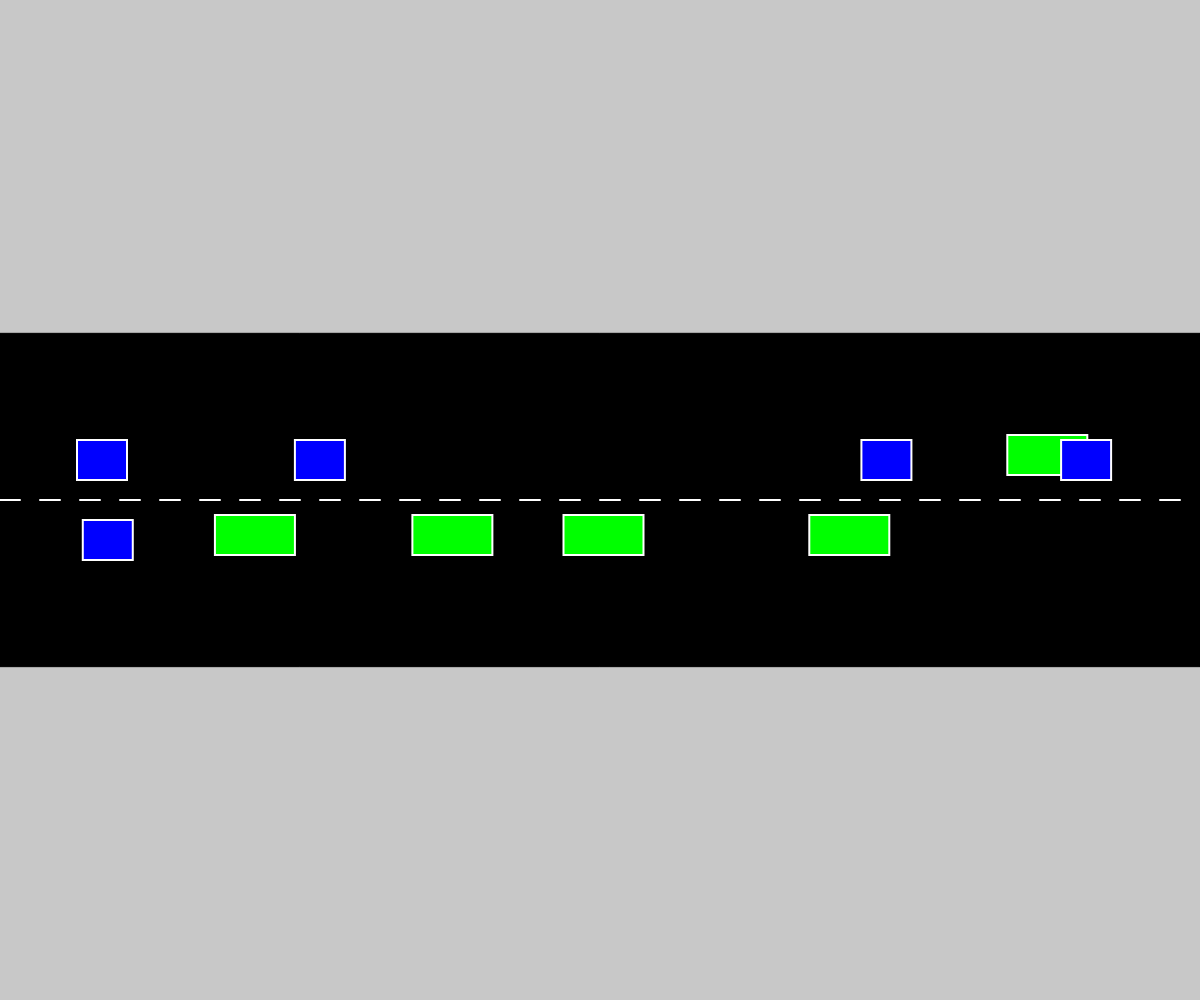
Frame 1 (no input)
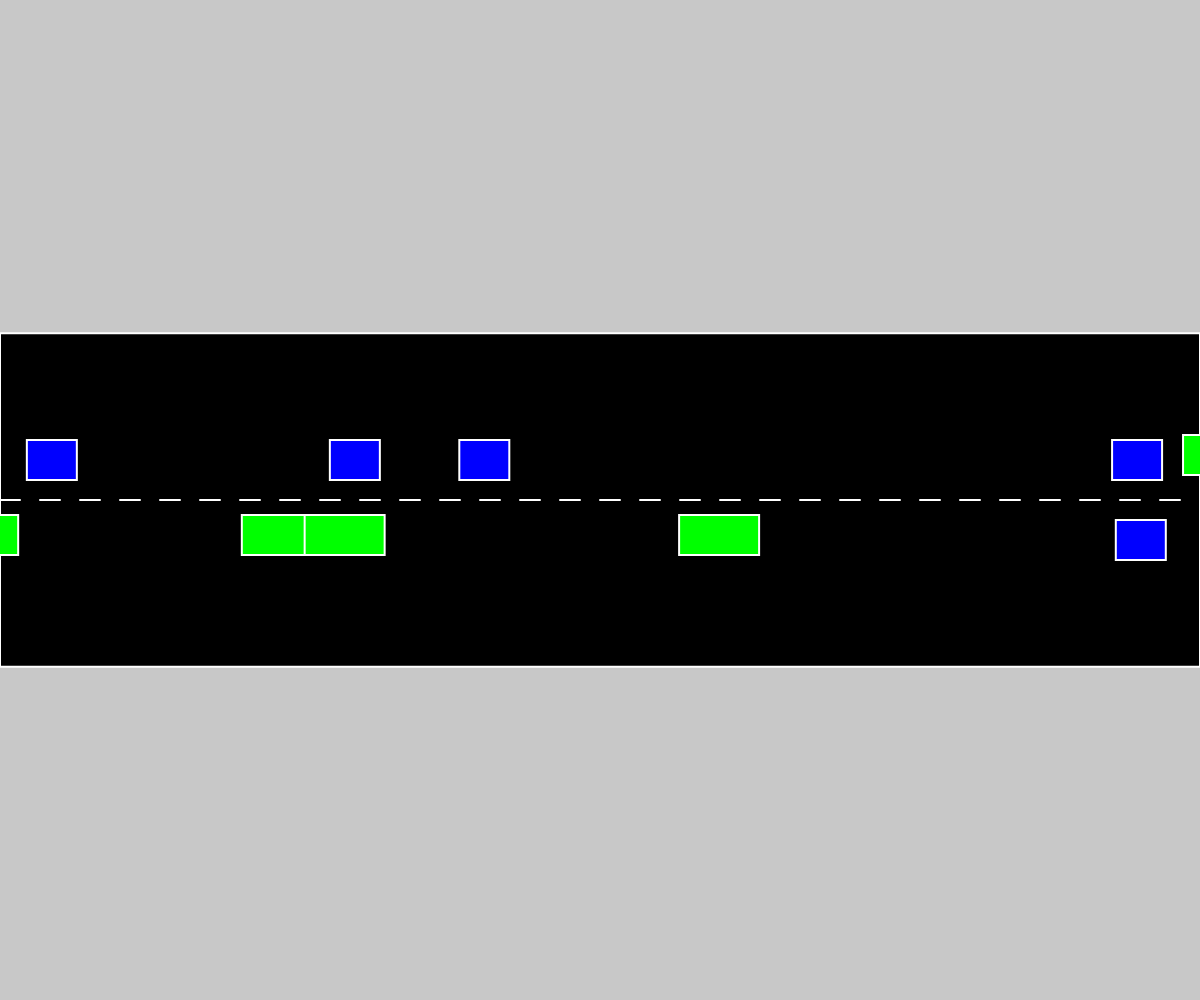
Frame 60 (no input)
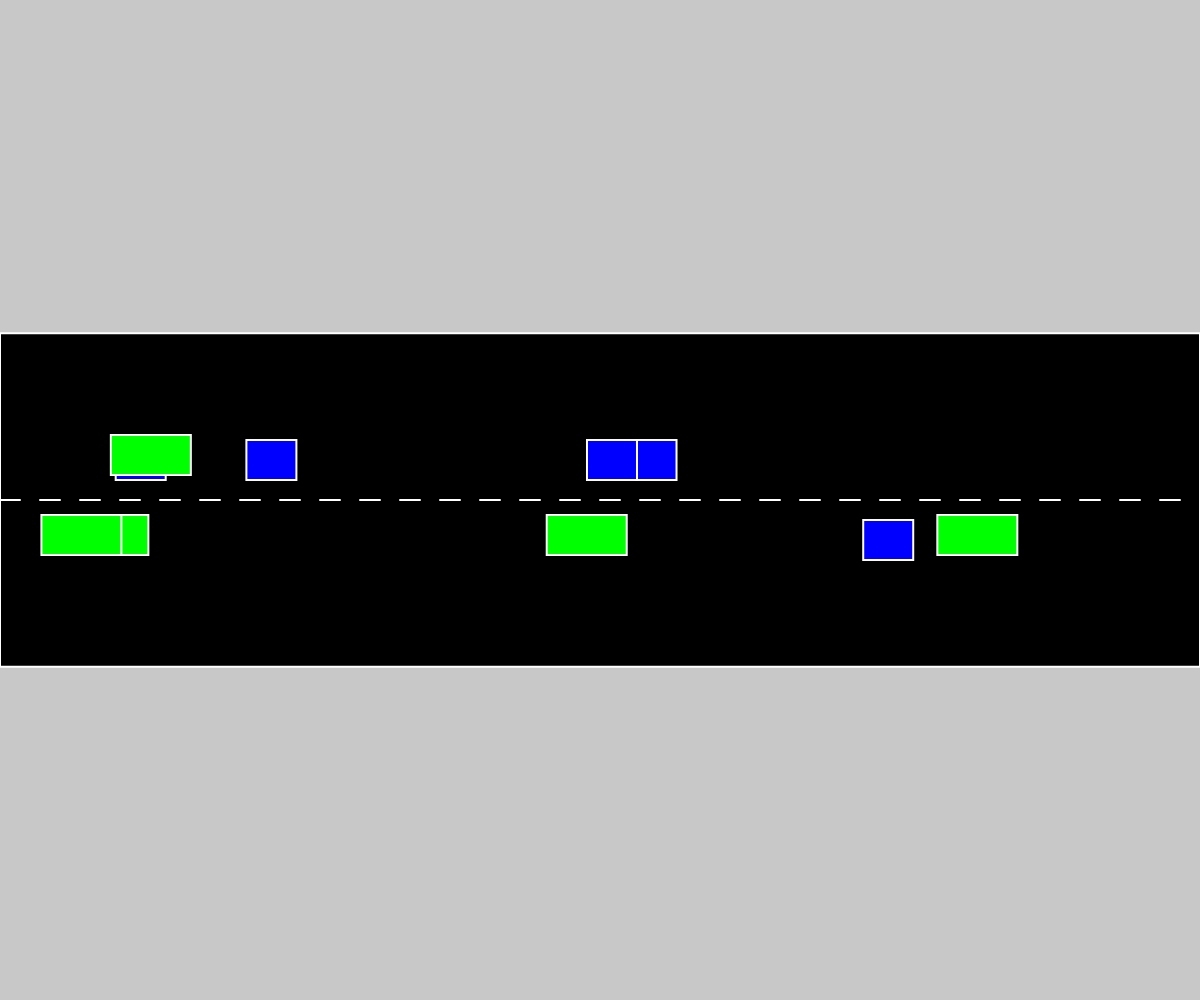
Frame 120 (the mouse pressed at the canvas centre since frame 60)

The p5.js sketch that drew these frames (run headless with seeded random() and noise() and a simulated clock; from frame 60 on, the mouse is pressed at the canvas centre):

// p5.js sketch
// ── sketch.js
// Project Title
// Your Name
// Date
//
// Extra for Experts:
// - describe what you did to take this project "above and beyond"


let aCar;
let vehicles = []; // Save all the cars in a case

function setup() {
  createCanvas(windowWidth, windowHeight);
  
  for(let i = 0; i < 10; i++){ // batch creation
    let laneY;
    let direction;
    
    if(i % 2 === 0){
      laneY = height/2 - 40;
      direction = 1;
    }
    else{
      laneY = height/2 + 40;
      direction = -1;
    }
    
    let v = new Vehicle(random(width), laneY, random(["car","truck"]));
    v.direction = direction;
    vehicles.push(v);
    
  }
  // aCar = new Vehicle(100, height/2, "car");
}

function draw() {
  background(220);
  drawRd();
  
  for(let v of vehicles){
    v.move();
    v.display();
  }
  // aCar.move();
  // aCar.display();
}

function drawRd(){
  background(200);
  
  //draw the black road and dash line
  fill(0);
  rect(0,height/3,width,height/3);
  stroke (255);
  strokeWeight(2);
  
  for(let x = 0; x < width;x += 40){
    line(x, height/2, x + 20, height/2);
  }
  
  
}

class Vehicle {
  constructor(x, y, type){
    this.x = x;
    this.y = y;
    this.type = type;
    
    this.speed = random(2, 5);
    this.direction = 1;
  }
  

  display() {
    fill(255, 0, 0);
    if(this.type === "car"){
      fill(0, 0, 255);
      rect(this.x, this.y - 20, 50, 40);
    }
    else if (this.type === "truck"){
      fill(0, 255, 0);
      rect(this.x, this.y - 25, 80, 40);
    }
  }
  
  move(){
    this.x += this.speed * this.direction;

    if (this.direction === 1 && this.x > width){
      this.x = -50;
    }


    if (this.direction === -1 && this.x < -80){
      this.x = width;
    }
  }
}
